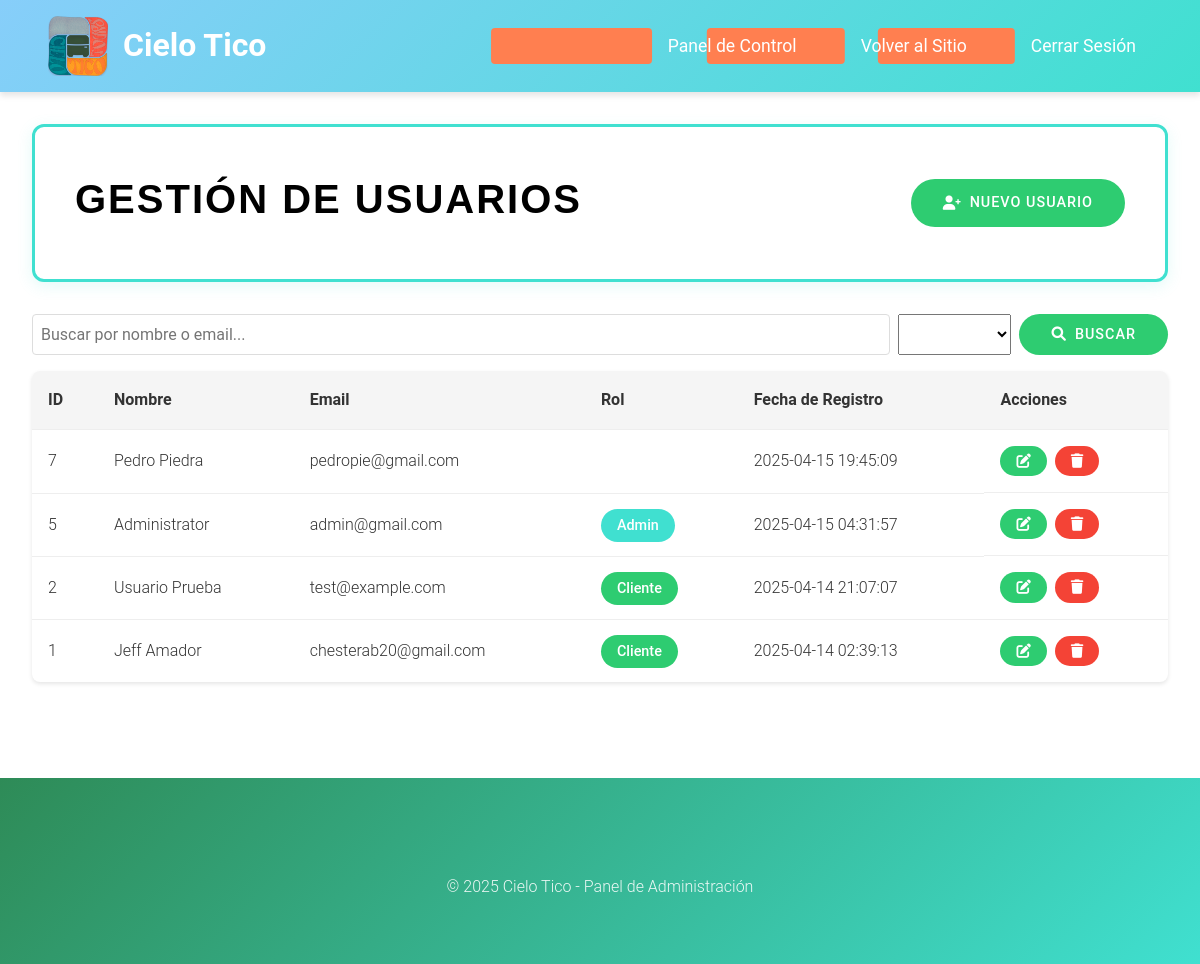
Screenshot of /html/admin/usuarios.php (signed in) with the database file from the repository.
### tables this page shows
CREATE TABLE `usuarios` (
  `id` int(11) NOT NULL AUTO_INCREMENT,
  `nombre` varchar(100) NOT NULL,
  `username` varchar(50) DEFAULT NULL,
  `apellidos` varchar(100) NOT NULL,
  `email` varchar(100) NOT NULL,
  `password` varchar(255) NOT NULL,
  `telefono` varchar(20) DEFAULT NULL,
  `rol` enum('admin','cliente') DEFAULT 'cliente',
  `fecha_registro` timestamp NOT NULL DEFAULT current_timestamp(),
  PRIMARY KEY (`id`),
  UNIQUE KEY `email` (`email`),
  UNIQUE KEY `username` (`username`)
);

### html/admin/usuarios.php (the view, shortened to what this page needs)
<?php
require_once '../../php/config/database.php';
$search = isset($_GET['search']) ? $_GET['search'] : '';
$filter_rol = isset($_GET['rol']) ? $_GET['rol'] : '';
$sql = "SELECT id, nombre, email, rol, fecha_registro FROM usuarios WHERE 1=1";
$params = array();
$sql .= " ORDER BY fecha_registro DESC";
try {
    $stmt = $conn->prepare($sql);
    $stmt->execute($params);
    $usuarios = $stmt->fetchAll(PDO::FETCH_ASSOC);
} catch(PDOException $e) {
    $error = "Error al obtener los usuarios: " . $e->getMessage();
}
try {
    $stmt = $conn->query("SELECT DISTINCT rol FROM usuarios");
    $roles = $stmt->fetchAll(PDO::FETCH_COLUMN);
} catch(PDOException $e) {
    $roles = [];
}
?>
<!DOCTYPE html>
<html lang="es">
<head>
    <link rel="stylesheet" href="/cielotico/css/estilos.css">
    <link rel="stylesheet" href="https://cdnjs.cloudflare.com/ajax/libs/font-awesome/6.0.0/css/all.min.css">
</head>
<body>
    <header>
        <div class="header-content">
            <div class="logo-container" style="display: flex; align-items: center;">
                <img src="/cielotico/~assets/logo/logo_ctt.png" alt="Cielo Tico Logo" style="width: 60px; height: 60px; margin-right: 15px;">
                <span style="color: white; font-size: 32px; font-weight: bold;">Cielo Tico</span>
            </div>
            <nav>
                <ul class="nav-menu">
                    <li><a href="index.php">Panel de Control</a></li>
                    <li><a href="/cielotico/html/index.php">Volver al Sitio</a></li>
                    <li><a href="/cielotico/php/logout.php">Cerrar Sesión</a></li>
                </ul>
            </nav>
        </div>
    </header>
    <main>
        <div class="admin-container">
            <div class="admin-header">
                <h1>Gestión de Usuarios</h1>
                <a href="crear_usuario.php" class="btn-add">
                    <i class="fas fa-user-plus"></i> Nuevo Usuario
                </a>
            </div>
            <div class="users-controls">
                <form class="search-box" method="GET">
                    <input type="text" name="search" placeholder="Buscar por nombre o email..."
                           value="<?php echo htmlspecialchars($search); ?>">
                    <select name="rol">
                        <?php foreach ($roles as $rol): ?>
                            <option value="<?php echo htmlspecialchars($rol); ?>"
                                    <?php echo $filter_rol === $rol ? 'selected' : ''; ?>>
                            </option>
                        <?php endforeach; ?>
                    </select>
                    <button type="submit" class="btn-add">
                        <i class="fas fa-search"></i> Buscar
                    </button>
                </form>
            </div>
            <?php if (isset($error)): ?>
                <div class="error-message"><?php echo $error; ?></div>
            <?php else: ?>
                <?php if (empty($usuarios)): ?>
                    <div class="no-results">
                        <i class="fas fa-search" style="font-size: 3rem; color: #ddd; margin-bottom: 1rem;"></i>
                        <p>No se encontraron usuarios que coincidan con tu búsqueda.</p>
                    </div>
                <?php else: ?>
                    <table class="users-table">
                        <thead>
                            <tr>
                                <th>ID</th>
                                <th>Nombre</th>
                                <th>Email</th>
                                <th>Rol</th>
                                <th>Fecha de Registro</th>
                                <th>Acciones</th>
                            </tr>
                        </thead>
                        <tbody>
                            <?php foreach ($usuarios as $usuario): ?>
                                <tr>
                                    <td><?php echo htmlspecialchars($usuario['id']); ?></td>
                                    <td><?php echo htmlspecialchars($usuario['nombre']); ?></td>
                                    <td><?php echo htmlspecialchars($usuario['email']); ?></td>
                                    <td>
                                        <span class="role-badge role-<?php echo htmlspecialchars($usuario['rol']); ?>">
                                            <?php echo ucfirst(htmlspecialchars($usuario['rol'])); ?>
                                        </span>
                                    </td>
                                    <td><?php echo htmlspecialchars($usuario['fecha_registro']); ?></td>
                                    <td class="user-actions">
                                        <a href="editar_usuario.php?id=<?php echo $usuario['id']; ?>"
                                           class="btn-edit" title="Editar usuario">
                                            <i class="fas fa-edit"></i>
                                        </a>
                                        <a href="eliminar_usuario.php?id=<?php echo $usuario['id']; ?>"
                                           class="btn-delete" title="Eliminar usuario"
                                           onclick="return confirm('¿Está seguro de que desea eliminar este usuario?')">
                                            <i class="fas fa-trash"></i>
                                        </a>
                                    </td>
                                </tr>
                            <?php endforeach; ?>
                        </tbody>
                    </table>
                <?php endif; ?>
            <?php endif; ?>
        </div>
    </main>
    <footer role="contentinfo">
        <div class="footer-content">
            <p>&copy; 2025 Cielo Tico - Panel de Administración</p>
        </div>
    </footer>
</body>
</html>

### css/estilos.css (style rules this page uses)
:root { --color-cielo: #87CEFA; --color-turquesa: #40E0D0; --color-verde: #2E8B57; --color-arena: #F4E2D8; --color-coral: #FF7F50; --color-text: #333; --color-light: #fff; --color-primary: var(--color-turquesa); --color-primary-dark: #36c0b0; --color-secondary: var(--color-cielo); --color-white: var(--color-light); --font-heading: 'Montserrat', sans-serif; --font-body: 'Roboto', sans-serif; --shadow-sm: 0 2px 4px rgba(0,0,0,0.05); --shadow-md: 0 4px 6px rgba(0,0,0,0.1); --shadow-lg: 0 10px 15px rgba(0,0,0,0.1); --gradient-primary: linear-gradient(135deg, var(--color-cielo), var(--color-turquesa)); --gradient-secondary: linear-gradient(135deg, var(--color-verde), var(--color-turquesa)); --primary-color: #FF7F50; --secondary-color: #FF6B3D; --background-color: #f5f5f5; --color-success: #28a745; --color-error: #dc3545; --color-warning: #ffc107; --color-info: #17a2b8; --slider-height: 600px; }
* { margin: 0; padding: 0; box-sizing: border-box; font-family: var(--font-body); }
body { line-height: 1.6; color: var(--color-text); background-color: var(--color-light); font-weight: 300; }
h1, h2 { font-family: var(--font-heading); font-weight: 700; }
.nav-menu a { font-weight: 400; }
header { background: var(--gradient-primary); padding: 1rem 2rem; position: sticky; top: 0; z-index: 1000; box-shadow: var(--shadow-md); }
.header-content { max-width: 1400px; margin: 0 auto; padding: 0 1rem; display: flex; justify-content: space-between; align-items: center; }
.logo-container { display: flex; align-items: center; }
nav { display: flex; align-items: center; gap: 2rem; margin-left: auto; }
.nav-menu { display: flex; gap: 2rem; margin: 0; padding: 0; list-style: none; }
.nav-menu a, header .btn-login, header .btn-register { color: var(--color-light); text-decoration: none; font-size: 1.1rem; padding: 0.5rem 1rem; border-radius: 4px; transition: all 0.3s ease; position: relative; overflow: hidden; border: none; background: transparent; font-family: var(--font-body); font-weight: 400; cursor: pointer; }
.nav-menu a::before, header .btn-login::before, header .btn-register::before { content: ''; position: absolute; top: 0; left: 0; width: 100%; height: 100%; background: var(--color-coral); transform: translateX(-100%); transition: transform 0.3s ease; z-index: -1; border-radius: 4px; }
footer { background: var(--gradient-secondary); color: var(--color-light); padding: 4rem 2rem; margin-top: 4rem; position: relative; }
.footer-content { max-width: 1400px; margin: 0 auto; text-align: center; }
.footer-content p { text-align: center; margin-top: 2rem; color: var(--color-light); opacity: 0.9; font-size: 1rem; }

### rows the page displays
usuarios: id "7", nombre "Pedro Piedra", email "pedropie@gmail.com", fecha_registro "2025-04-15 19:45:09"
usuarios: id "5", nombre "Administrator", email "admin@gmail.com", rol "Admin", fecha_registro "2025-04-15 04:31:57"
usuarios: id "2", nombre "Usuario Prueba", email "test@example.com", rol "Cliente", fecha_registro "2025-04-14 21:07:07"
usuarios: id "1", nombre "Jeff Amador", email "chesterab20@gmail.com", rol "Cliente", fecha_registro "2025-04-14 02:39:13"
